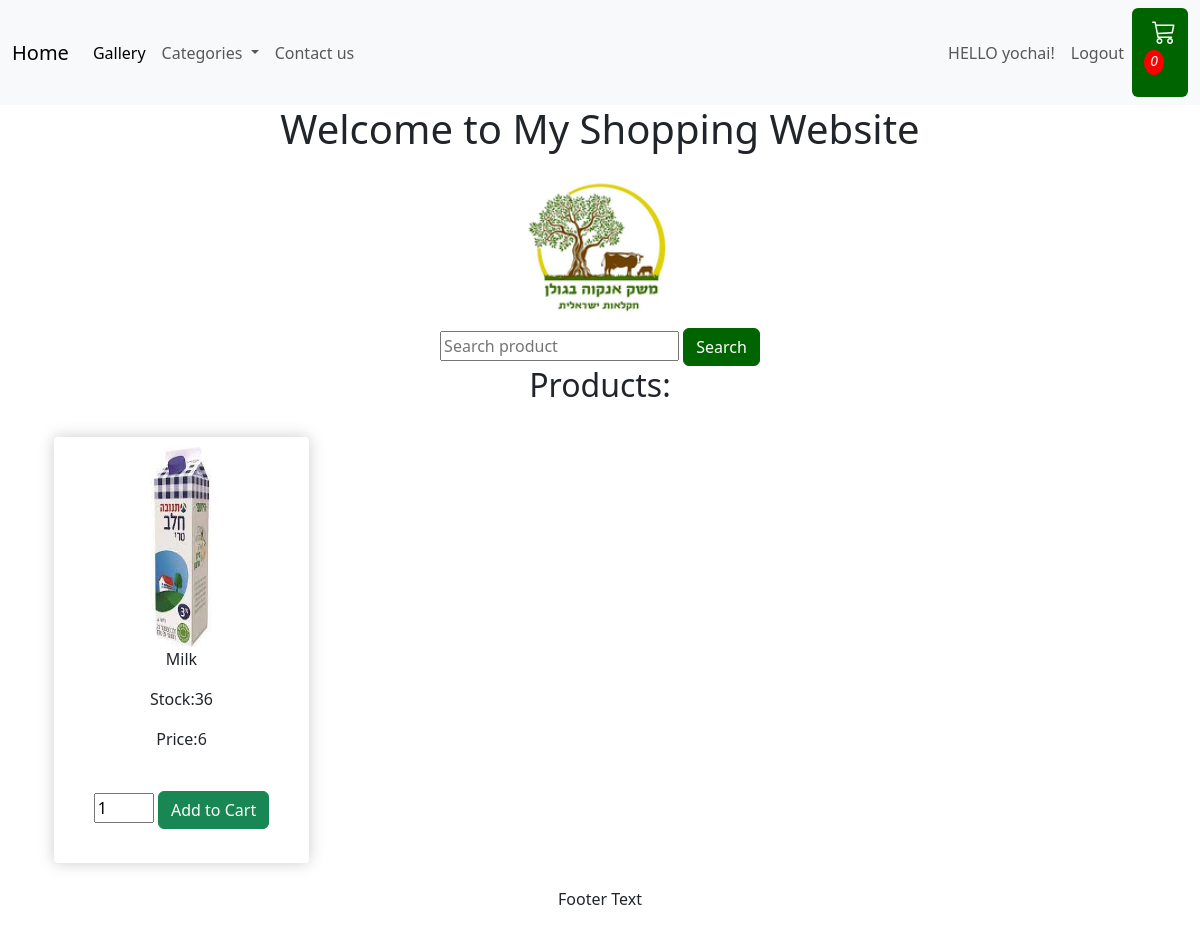
The app's page /?category_name=Dairy_Products (signed in), older data.
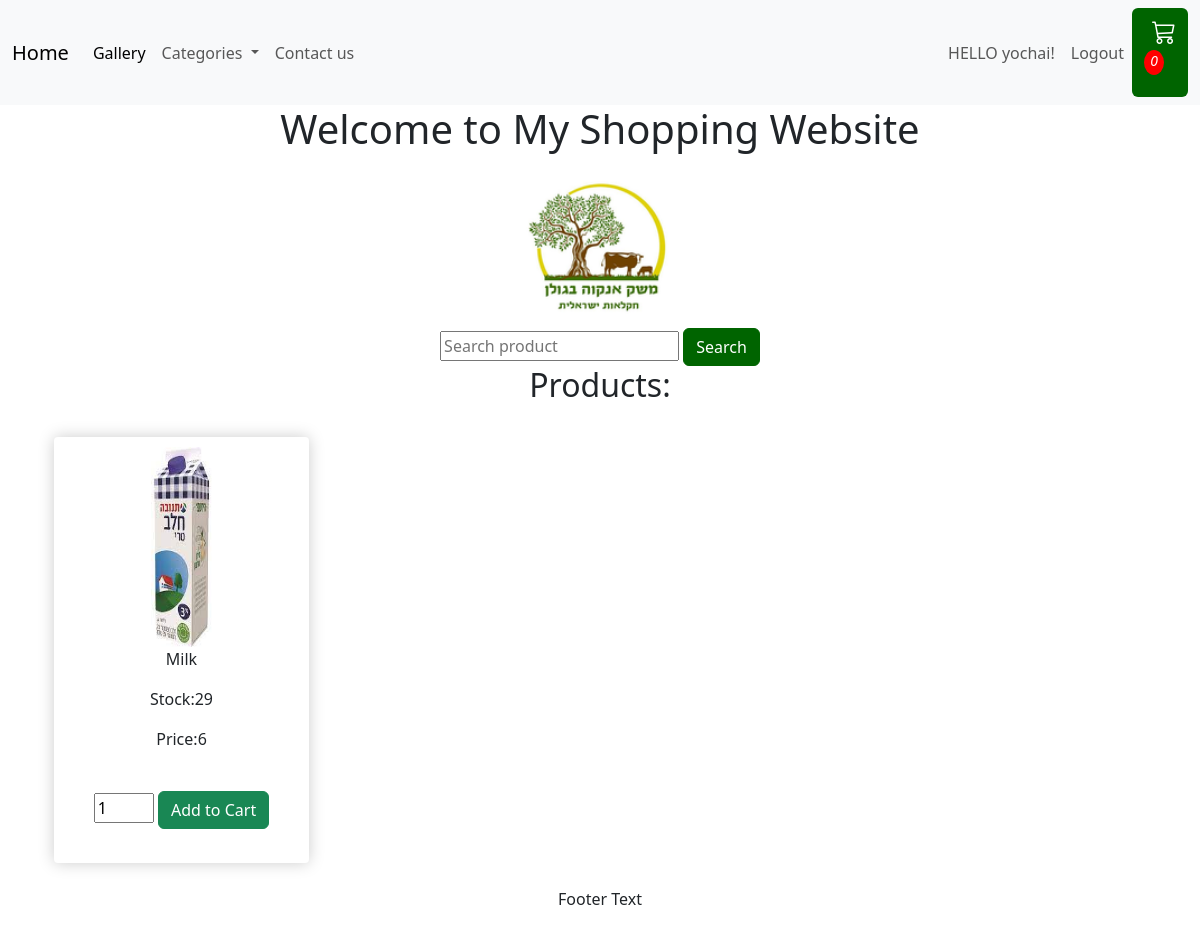
The same page, newer data.
### shop/models.py (models this page shows, shortened)
class PurchaseCard(models.Model):
    date = models.DateTimeField(null=False)
    customer = models.ForeignKey(settings.AUTH_USER_MODEL, on_delete=models.CASCADE)
    status = models.CharField(max_length=50, choices=[(tag.name, tag.value) for tag in Options])
    def __str__(self):
        return f"{self.date} - {self.customer} - {self.status}"
    @property
    def get_cart_items(self):
        print("geting cart items")
        orderitems = self.purchaseline_set.all()
        total = sum([item.amount for item in orderitems])
        print(f"the total cart items num is: {total}")
        return total

class Product(models.Model):
    name = models.CharField(max_length=100, null=True)
    category = models.ForeignKey(Category, on_delete=models.CASCADE)
    price = models.IntegerField(default=0)
    stock = models.IntegerField(default=0)
    image = models.ImageField(upload_to="shop_images", null=True)

### shop/views.py (the view)
# urls.py: path('', views.products, name='all_products'),
def products(request):
    print("products function entered !!!")
    purchase_cart = get_customer_cart(request)
    category_name = request.GET.get('category_name')
    product_name = request.GET.get('product_name')
    all_categories = Category.objects.all()
    all_products = Product.objects.all()
    if category_name and category_name!="None":
        try:
            selected_category = all_categories.get(name__iexact=category_name)
        except Category.DoesNotExist:
            selected_category = None
            all_products = Product.objects.none()
        else:
            all_products = selected_category.product_set.all()
    else:
        selected_category = None
        all_products = Product.objects.all()
    if product_name:
        all_products = all_products.filter(name__icontains=product_name)
    context = {
        'products': all_products,
        'categories': all_categories,
        'selected_category': category_name,
        'selected_product': product_name,
        'purchase_cart': purchase_cart,
    }
    return render(request, 'products.html', context)

### shop/views.py (called while the page is built)
def get_customer_cart(request):
    if request.user.is_authenticated:
        customer = request.user
        try:
            purchase_cart = PurchaseCard.objects.get(customer=customer, status=Options.OPTION_TWO.value)
            print(f"pending purchase cart is: {purchase_cart}")
            return purchase_cart
        except Exception as e:
            print("no pending purchase cart - new purchase cart created to login user")
            return create_purchase_card(request)
    else:
        return get_session_cart(request)

### shop/templates/products.html (shortened to what this page needs)
{% extends 'base.html' %} {% load static %}{% block content %}
<div class="container-fluid bg-3 text-center">
  <form action="{% url 'all_products' %}">
    <input
      placeholder="Search product"
      aria-label="Search"
      name="product_name"
    />
    <input
      type="submit"
      value="Search"
      class="btn btn-success"
      style="background-color: #006400; border-color: #006400"
    />
  </form>
  <h2>Products:</h2>
  <br />
  <div class="row">
    {% for product in products %}
    <br />
    <div class="col-lg-3">
      <div class="box-element product">
        <img
          src="{% static product.image %}"
          class="img-responsive"
          style="width: 60%; height: 200px"
          alt="Image"
        />
        <p>{{ product.name }}</p>
        <p>Stock:{{ product.stock }}</p>
        <p>Price:{{ product.price }}</p>
        <form
          method="POST"
          action="{% url 'add_to_cart' product.id %}"
          style="max-width: 400px"
        >
          <br />
          <input
            type="number"
            name="number"
            placeholder="Choose quantity"
            min="0"
            value="1"
            style="width: 60px"
          />
          <input type="submit" value="Add to Cart" class="btn btn-success" />
        </form>
        <br />
      </div>
    </div>
    {% empty %}
    <li>No products available.</li>
    {% endfor %}
  </div>
</div>
<br />
{% endblock %}

### shop/templates/base.html (shortened to what this page needs)
<!DOCTYPE html>
{% load static %}
<html lang="en">
  <head>
    <link
      href="https://cdn.jsdelivr.net/npm/bootstrap@5.3.1/dist/css/bootstrap.min.css"
      rel="stylesheet"
    />
    <link
      href="https://cdn.jsdelivr.net/npm/bootstrap@5.3.1/dist/css/bootstrap.min.css"
      rel="stylesheet"
    />
    <link
      href="https://cdn.jsdelivr.net/npm/bootstrap-icons/font/bootstrap-icons.css"
      rel="stylesheet"
    />
    <link rel="stylesheet" type="text/css" href="{% static 'css/main.css' %}" />
  </head>
  <body>
    {% load static %}
    <nav class="navbar navbar-expand-lg bg-body-tertiary">
      <div class="container-fluid">
        <a class="navbar-brand" href="{% url 'all_products' %}">Home</a>
        <div class="collapse navbar-collapse" id="navbarSupportedContent">
          <ul class="navbar-nav me-auto mb-2 mb-lg-0">
            <li class="nav-item">
              <a class="nav-link active" aria-current="page" href="#"
                >Gallery</a
              >
            </li>
            <li class="nav-item dropdown">
              <a
                class="nav-link dropdown-toggle"
                href="#"
                role="button"
                data-bs-toggle="dropdown"
                aria-expanded="false"
              >
                Categories
              </a>
            </li>
            <li class="nav-item">
              <a class="nav-link" href="#">Contact us</a>
            </li>
          </ul>
          <ul class="navbar-nav ms-auto">
            {% if user.is_authenticated %}
            <li class="nav-item">
              <h10 class="nav-link">HELLO {{ user.username }}!</h10>
            </li>
            <li class="nav-item">
              <a class="nav-link" href="{% url 'logout' %}">Logout</a>
            </li>
            {% else %}
            <li class="nav-item">
              <a class="nav-link" href="{% url 'login_page' %}">Login</a>
            </li>
            {% endif %}
          </ul>
            <a
              href="{% url 'view_purchase_cart' %}"
              class="btn custom-cart-icon"            >
              <i class="bi bi-cart3 ms-2"><p id="cart-total">{{ purchase_cart.get_cart_items }}</p></i>
            </a>
        </div>
      </div>
    </nav>
    <div class="jumbotron">
      <div class="container text-center">
        <h1>Welcome to My Shopping Website</h1>
        <img
          src="{% static 'shop_images/Meshek_ankava.png' %}"
          class="img-responsive"
          style="width: 15%"
          alt="Image"
        />
      </div>
    </div>
    <div class="container">{% block content %} {% endblock %}</div>
    <footer class="container-fluid text-center">
      <p>Footer Text</p>
    </footer>
  </body>
</html>

Row changes from the older to the newer data that the page shows:
changed Product "Milk": stock "36" → "29"
